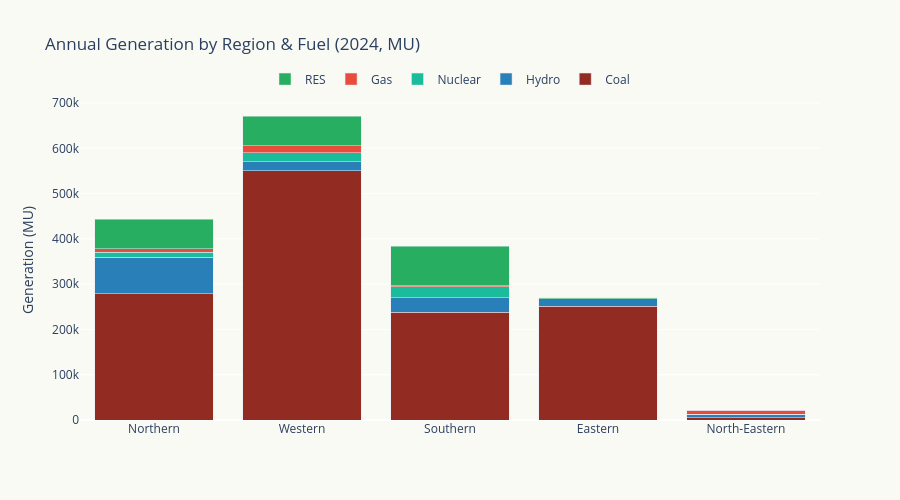

Write notebook code for a chart like this one.
### Markdown cell above
## 1. Regional Generation Overview

Total annual generation (MU) and fuel mix for each of the five POSOCO grid regions.

### Code cell
# Build regional summary table
rows = []
for r in REGIONS:
    row = {'Region': REGION_NAMES[r]}
    total = df[f'{r}: Total'].sum()
    row['Total (GWh)'] = round(total, 0)
    for f in FUELS:
        val = df[f'{r}: {f}'].sum()
        row[f'{f} (GWh)'] = round(val, 0)
        row[f'{f} %'] = round(100 * val / total, 1) if total > 0 else 0
    rows.append(row)

summary = pd.DataFrame(rows)
display(summary)

# --- Stacked bar chart of fuel mix by region ---
fig = go.Figure()
for fuel in FUELS:
    fig.add_trace(go.Bar(
        name=fuel,
        x=[REGION_NAMES[r] for r in REGIONS],
        y=[df[f'{r}: {fuel}'].sum() for r in REGIONS],
        marker_color=FUEL_COLORS[fuel],
    ))

fig.update_layout(
    barmode='stack',
    title='Annual Generation by Region & Fuel (2024, MU)',
    yaxis_title='Generation (MU)',
    plot_bgcolor=BG, paper_bgcolor=BG,
    legend=dict(orientation='h', yanchor='bottom', y=1.02, xanchor='center', x=0.5),
    height=500,
)
fig.show()

### Figure 1 — Plotly figure (JSON) as saved in the notebook; plotly's stock layout.template omitted (floating-point values rounded to 4 significant figures)
{"data": [{"marker": {"color": "#922B21"}, "name": "Coal", "type": "bar", "x": ["Northern", "Western", "Southern", "Eastern", "North-Eastern"], "y": [278800.0, 550000.0, 237800.0, 251100.0, 4812.0]}, {"marker": {"color": "#2980B9"}, "name": "Hydro", "type": "bar", "x": ["Northern", "Western", "Southern", "Eastern", "North-Eastern"], "y": [80970.0, 19890.0, 32220.0, 16640.0, 7801.0]}, {"marker": {"color": "#1ABC9C"}, "name": "Nuclear", "type": "bar", "x": ["Northern", "Western", "Southern", "Eastern", "North-Eastern"], "y": [11060.0, 19910.0, 23920.0, 0.0, 0.0]}, {"marker": {"color": "#E74C3C"}, "name": "Gas", "type": "bar", "x": ["Northern", "Western", "Southern", "Eastern", "North-Eastern"], "y": [7649.0, 15530.0, 2238.0, 0.0, 8594.0]}, {"marker": {"color": "#27AE60"}, "name": "RES", "type": "bar", "x": ["Northern", "Western", "Southern", "Eastern", "North-Eastern"], "y": [64580.0, 65980.0, 87790.0, 1874.0, 346.4]}], "layout": {"barmode": "stack", "height": 500, "legend": {"orientation": "h", "x": 0.5, "xanchor": "center", "y": 1.02, "yanchor": "bottom"}, "paper_bgcolor": "#FAFAF5", "plot_bgcolor": "#FAFAF5", "title": {"text": "Annual Generation by Region & Fuel (2024, MU)"}, "yaxis": {"title": {"text": "Generation (MU)"}}}}
